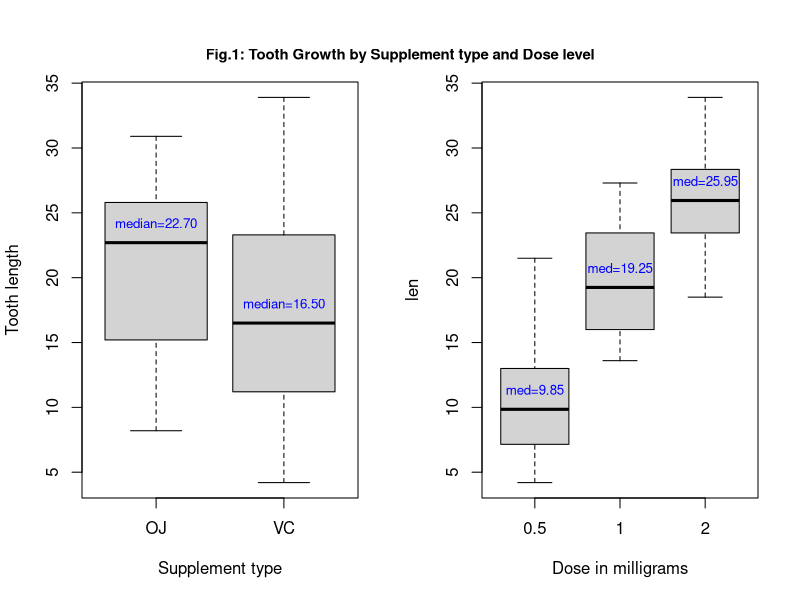
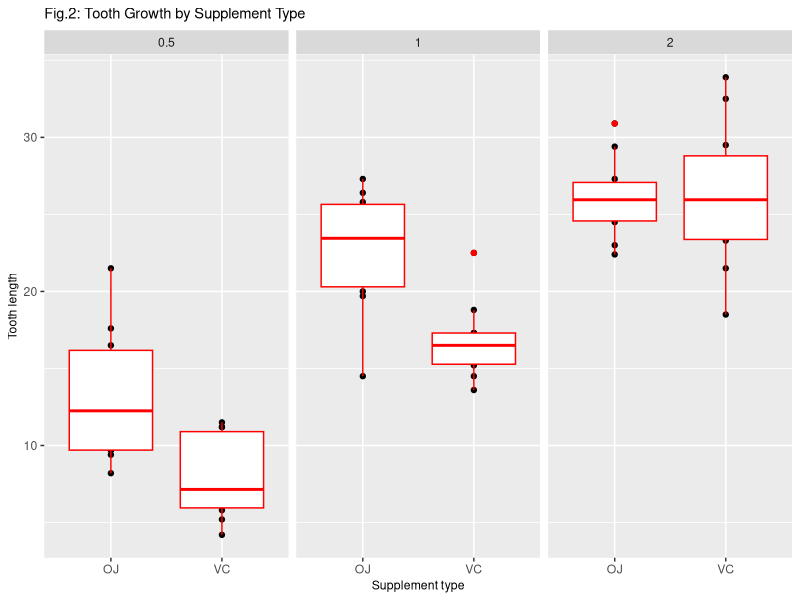
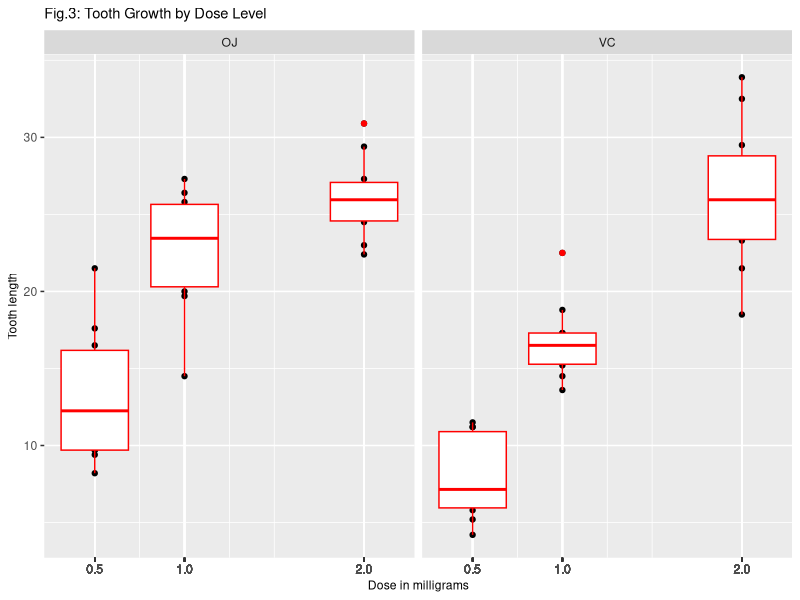

These charts were generated, in order, by the following R code:
## ---- chunk 1
str(ToothGrowth)
## ---- chunk 2
yoj = median(ToothGrowth$len[ToothGrowth$supp=="OJ"])
yvc = median(ToothGrowth$len[ToothGrowth$supp=="VC"])
par(mfrow = c(1,2))
boxplot(len ~ supp, data= ToothGrowth, ylab= "Tooth length", 
        xlab= "Supplement type")
     text(x = c(1,2), y= c(yoj+1.5, yvc+1.5), labels = c(
         paste("median=", format(yoj, nsmall = 2), sep=""),
         paste("median=", format(yvc, nsmall = 2), sep="")),
          col = "blue", cex= .8)
y05 = median(ToothGrowth$len[ToothGrowth$dose==.5])
y1 = median(ToothGrowth$len[ToothGrowth$dose==1])
y2 = median(ToothGrowth$len[ToothGrowth$dose==2])
boxplot(len ~ dose, data= ToothGrowth, xlab= "Dose in milligrams")
    text(x = c(1,2, 3), y= c(y05+1.5, y1+1.5, y2+1.5), labels = c(
         paste("med=", format(y05, nsmall = 2), sep=""),
         paste("med=", format(y1, nsmall = 2), sep=""),
         paste("med=", format(y2, nsmall = 2), sep="")),
          col = "blue", cex= .8)
title(outer = TRUE, main= "\n\n\n\n\n\nFig.1: Tooth Growth by Supplement type and Dose level", cex.main= .9, cex.axis=.7)
## ---- chunk 3
library(ggplot2)
tg <- ggplot(data= ToothGrowth, aes(x= supp, y= len)) + geom_point()
tg <- tg + facet_grid(. ~ dose)
tg + geom_boxplot(aes(group= supp), color= "red") +
    labs(title= "Fig.2: Tooth Growth by Supplement Type",
         x = "Supplement type", y= "Tooth length") + 
    theme(title = element_text(size=rel(.8)))
## ---- chunk 4
library(dplyr)
lenoj05 <- filter(ToothGrowth, supp=="OJ" & dose==.5)$len # a 10-value vector of tooth length
lenvc05 <- filter(ToothGrowth, supp=="VC" & dose==.5)$len # a 10-value vector of tooth length
# Equality of variance test
var.test(lenoj05, lenvc05)$p.value
## ---- chunk 5
t.test(x=lenoj05, y=lenvc05, var.equal = TRUE)
## ---- chunk 6
# 2.2 Second panel of Fig.2 (Is there a significant difference between the group on OJ and 
# the group on VC in terms of tooth length at the dose level of $1$):
lenoj1 <- filter(ToothGrowth, supp=="OJ" & dose==1)$len # a 10-value vector of tooth length
lenvc1 <- filter(ToothGrowth, supp=="VC" & dose==1)$len # a 10-value vector of tooth length
t.test(x = lenoj1, y = lenvc1, var.equal = TRUE)
## ---- chunk 7
# 2.3 Third panel of Fig.2 (Is there a significant difference between the group on OJ and 
# the group on VC in terms of tooth length at the dose level of $2$):
lenoj2 <- filter(ToothGrowth, supp=="OJ" & dose==2)$len # a 10-value vector of tooth length
lenvc2 <- filter(ToothGrowth, supp=="VC" & dose==2)$len # a 10-value vector of tooth length
t.test(x = lenoj2, y = lenvc2, var.equal = TRUE)
## ---- chunk 8
library(ggplot2)
tg <- ggplot(data= ToothGrowth, aes(x= dose, y= len)) + geom_point() +
    scale_x_continuous(breaks = ToothGrowth$dose)
tg <- tg + facet_grid(. ~ supp)
tg + geom_boxplot(aes(group= dose), color= "red") +
    labs(title= "Fig.3: Tooth Growth by Dose Level",
         x = "Dose in milligrams", y= "Tooth length") + 
    theme(title = element_text(size=rel(.8)))
## ---- chunk 9
library(dplyr)
lenoj05 <- filter(ToothGrowth, supp=="OJ" & dose==.5)$len # a 10-value vector of tooth length
lenoj2 <- filter(ToothGrowth, supp=="OJ" & dose==2)$len # a 10-value vector of tooth length

t.test(lenoj2, lenoj05, var.equal = TRUE)
## ---- chunk 10
library(dplyr)
lenvc05 <- filter(ToothGrowth, supp=="VC" & dose==.5)$len # a 10-value vector of tooth length
lenvc2 <- filter(ToothGrowth, supp=="VC" & dose==2)$len # a 10-value vector of tooth length

t.test(lenvc2, lenvc05, var.equal = TRUE)
